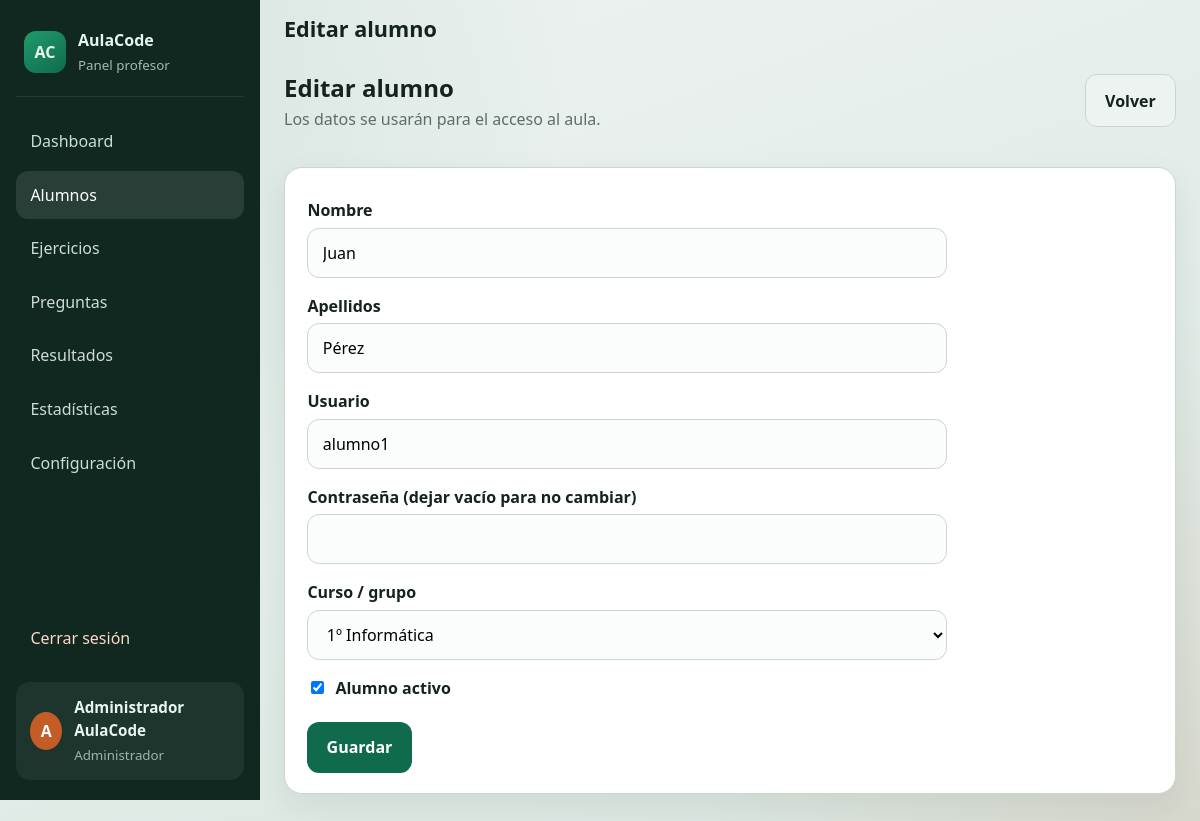
The app's page /admin/alumno_form.php?id=2 (signed in) with its own data.
### tables this page shows
CREATE TABLE `usuarios` (
  `id` INT UNSIGNED NOT NULL AUTO_INCREMENT,
  `nombre` VARCHAR(100) NOT NULL,
  `apellidos` VARCHAR(150) NOT NULL,
  `usuario` VARCHAR(80) NOT NULL,
  `password` VARCHAR(255) NOT NULL,
  `rol` ENUM('ADMIN','ALUMNO') NOT NULL DEFAULT 'ALUMNO',
  `grupo_id` INT UNSIGNED NULL DEFAULT NULL,
  `estado` TINYINT(1) NOT NULL DEFAULT 1 COMMENT '1=activo, 0=inactivo',
  `ultimo_acceso` DATETIME NULL DEFAULT NULL,
  `creado_en` DATETIME NOT NULL DEFAULT CURRENT_TIMESTAMP,
  `actualizado_en` DATETIME NULL DEFAULT NULL ON UPDATE CURRENT_TIMESTAMP,
  PRIMARY KEY (`id`),
  UNIQUE KEY `uk_usuarios_usuario` (`usuario`),
  KEY `idx_usuarios_rol` (`rol`),
  KEY `idx_usuarios_grupo` (`grupo_id`),
  CONSTRAINT `fk_usuarios_grupo`
    FOREIGN KEY (`grupo_id`) REFERENCES `grupos` (`id`)
    ON UPDATE CASCADE ON DELETE SET NULL
);

CREATE TABLE `grupos` (
  `id` INT UNSIGNED NOT NULL AUTO_INCREMENT,
  `nombre` VARCHAR(100) NOT NULL,
  `descripcion` VARCHAR(255) NULL DEFAULT NULL,
  `activo` TINYINT(1) NOT NULL DEFAULT 1,
  `creado_en` DATETIME NOT NULL DEFAULT CURRENT_TIMESTAMP,
  PRIMARY KEY (`id`),
  UNIQUE KEY `uk_grupos_nombre` (`nombre`)
);

### includes/functions.php (called while the page is built, shortened)
<?php
function e(?string $value): string
{
    return htmlspecialchars((string) $value, ENT_QUOTES | ENT_SUBSTITUTE, 'UTF-8');
}
function url(string $path = ''): string
{
    $path = ltrim($path, '/');
    return BASE_PATH . ($path !== '' ? '/' . $path : '');
}
function grupos_activos(): array
{
    return db()->query(
        'SELECT id, nombre FROM grupos WHERE activo = 1 ORDER BY nombre'
    )->fetchAll();
}

### config/database.php (called while the page is built, shortened)
<?php
function db(): PDO
{
    static $pdo = null;
    if ($pdo instanceof PDO) {
        return $pdo;
    }
    $dsn = sprintf(
        'mysql:host=%s;port=%s;dbname=%s;charset=%s',
        DB_HOST,
        DB_PORT,
        DB_NAME,
        DB_CHARSET
    );
    $options = [
        PDO::ATTR_ERRMODE            => PDO::ERRMODE_EXCEPTION,
        PDO::ATTR_DEFAULT_FETCH_MODE => PDO::FETCH_ASSOC,
        PDO::ATTR_EMULATE_PREPARES   => false,
    ];
    $pdo = new PDO($dsn, DB_USER, DB_PASS, $options);
    return $pdo;
}

### admin/alumno_form.php (the view, shortened to what this page needs)
<?php
$pdo = db();
$id = isset($_GET['id']) ? (int) $_GET['id'] : 0;
$alumno = [
    'nombre' => '',
    'apellidos' => '',
    'usuario' => '',
    'grupo_id' => '',
    'estado' => 1,
];
if ($id > 0) {
    $stmt = $pdo->prepare("SELECT * FROM usuarios WHERE id = :id AND rol = 'ALUMNO' LIMIT 1");
    $stmt->execute(['id' => $id]);
    $row = $stmt->fetch();
    $alumno = $row;
}
$grupos = grupos_activos();
$pageTitle = $id > 0 ? 'Editar alumno' : 'Nuevo alumno';
require_once __DIR__ . '/../includes/header.php';
?>
<section class="toolbar">
    <div>
        <h2><?= e($pageTitle) ?></h2>
        <p>Los datos se usarán para el acceso al aula.</p>
    </div>
    <a class="btn btn-secondary" href="<?= e(url('admin/alumnos.php')) ?>">Volver</a>
</section>
<section class="panel form-panel">
    <form method="post" class="form-grid">
        <label for="nombre">Nombre</label>
        <input type="text" id="nombre" name="nombre" required maxlength="100" value="<?= e($alumno['nombre']) ?>">
        <label for="apellidos">Apellidos</label>
        <input type="text" id="apellidos" name="apellidos" required maxlength="150" value="<?= e($alumno['apellidos']) ?>">
        <label for="usuario">Usuario</label>
        <input type="text" id="usuario" name="usuario" required maxlength="80" value="<?= e($alumno['usuario']) ?>" placeholder="ej. juan.perez">
        <label for="password">Contraseña<?= $id > 0 ? ' (dejar vacío para no cambiar)' : '' ?></label>
        <input type="password" id="password" name="password" maxlength="128" <?= $id === 0 ? 'required' : '' ?>>
        <label for="grupo_id">Curso / grupo</label>
        <select id="grupo_id" name="grupo_id">
            <?php foreach ($grupos as $g): ?>
                <option value="<?= (int)$g['id'] ?>" <?= (string)$alumno['grupo_id'] === (string)$g['id'] ? 'selected' : '' ?>>
                    <?= e($g['nombre']) ?>
                </option>
            <?php endforeach; ?>
        </select>
        <label class="checkbox-label">
            <input type="checkbox" name="estado" value="1" <?= (int)$alumno['estado'] === 1 ? 'checked' : '' ?>>
            Alumno activo
        </label>
        <div class="form-actions">
            <button type="submit" class="btn btn-primary">Guardar</button>
        </div>
    </form>
</section>
<?php require_once __DIR__ . '/../includes/footer.php'; ?>

### assets/css/style.css (style rules this page uses)
:root { --bg: #eef3f1; --bg-deep: #d9e6e0; --surface: #ffffff; --ink: #14231d; --muted: #5b6f66; --line: #c9d7d0; --brand: #0f6b4c; --brand-dark: #0a4d37; --brand-soft: #d8f0e5; --accent: #c45c26; --accent-soft: #f8e6dc; --danger: #b42318; --danger-soft: #fde8e6; --success: #0f6b4c; --success-soft: #d8f0e5; --warning: #9a6700; --warning-soft: #fff4d6; --shadow: 0 12px 32px rgba(20, 35, 29, 0.08); --radius: 18px; --sidebar-w: 260px; --font-display: "Segoe UI", "Trebuchet MS", sans-serif; --font-body: "Segoe UI", "Candara", sans-serif; }
*, *::before, *::after { box-sizing: border-box; }
html, body { margin: 0; padding: 0; min-height: 100%; }
body { font-family: var(--font-body); color: var(--ink); background: radial-gradient(circle at top left, rgba(15, 107, 76, 0.12), transparent 40%), radial-gradient(circle at bottom right, rgba(196, 92, 38, 0.10), transparent 35%), linear-gradient(160deg, var(--bg), var(--bg-deep)); line-height: 1.5; }
a { color: var(--brand); text-decoration: none; }
h1, h2, h3, h4 { font-family: var(--font-display); margin: 0 0 0.5rem; line-height: 1.2; }
p { margin: 0 0 1rem; color: var(--muted); }
.stat-card, .panel { background: var(--surface); border: 1px solid var(--line); border-radius: var(--radius); box-shadow: var(--shadow); }
.panel { padding: 1.25rem 1.4rem; }
.btn { display: inline-flex; align-items: center; justify-content: center; gap: 0.4rem; border: 0; border-radius: 12px; padding: 0.85rem 1.2rem; font: inherit; font-weight: 600; cursor: pointer; transition: transform 0.12s ease, background 0.12s ease; }
.btn-primary { background: var(--brand); color: #fff; }
.toolbar { display: flex; justify-content: space-between; align-items: flex-start; gap: 1rem; margin: 0.75rem 0 1.25rem; flex-wrap: wrap; }
.toolbar h2 { margin-bottom: 0.25rem; }
.btn-secondary { background: #edf3f0; color: var(--ink); border: 1px solid var(--line); }
.form-panel .form-grid { display: grid; gap: 0.35rem 0; max-width: 640px; }
.form-grid label { font-weight: 600; margin-top: 0.65rem; }
.form-grid input, .form-grid select, .form-grid textarea { width: 100%; border: 1px solid var(--line); border-radius: 12px; padding: 0.75rem 0.9rem; font: inherit; background: #fbfdfc; }
.form-actions { margin-top: 1rem; }
.checkbox-label { display: flex !important; align-items: center; gap: 0.5rem; font-weight: 600; margin-top: 1rem; }
.checkbox-label input { width: auto; }

### records on screen
usuarios: nombre "Juan", apellidos "Pérez", usuario "alumno1", grupo_id "1º Informática", estado "☑"

### other values on screen
APP_NAME "AulaCode"
mb_substr($fullName, 0, 1) "A"
$fullName "Administrador AulaCode"
$pageTitle "Editar alumno"
